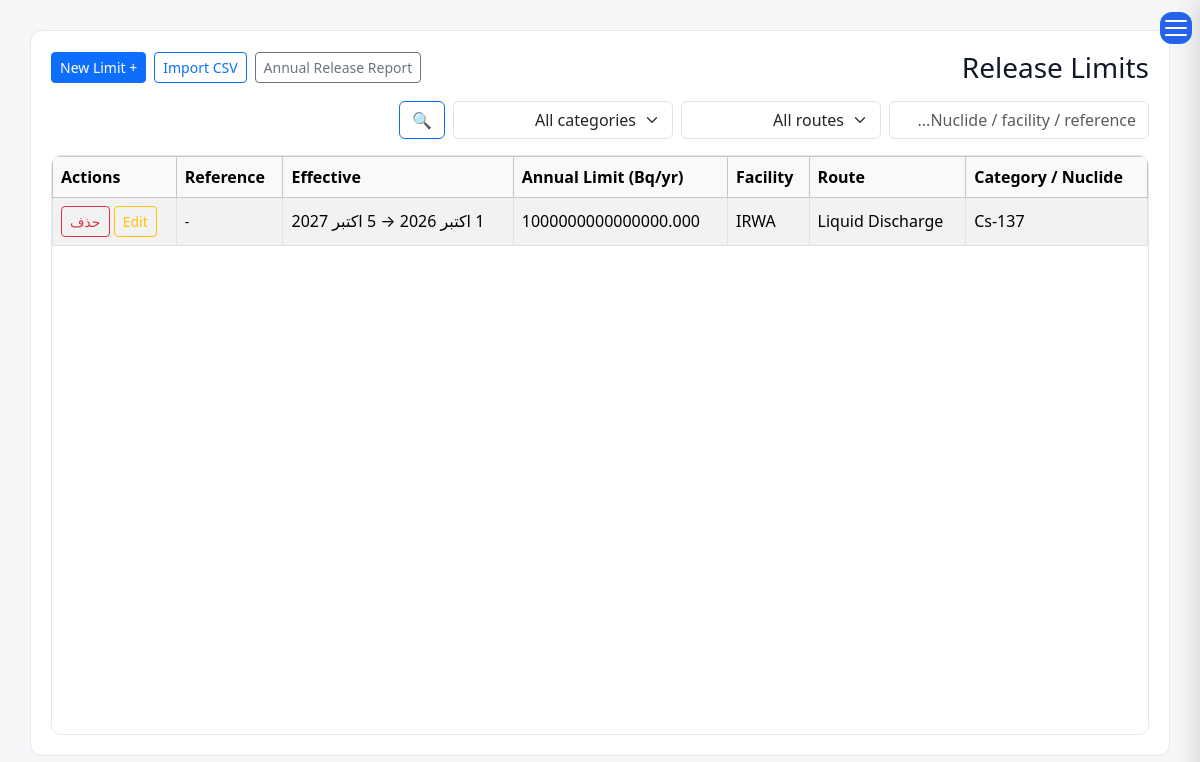
/waste/release-limits/ (signed in), run on an earlier commit of the app's database.
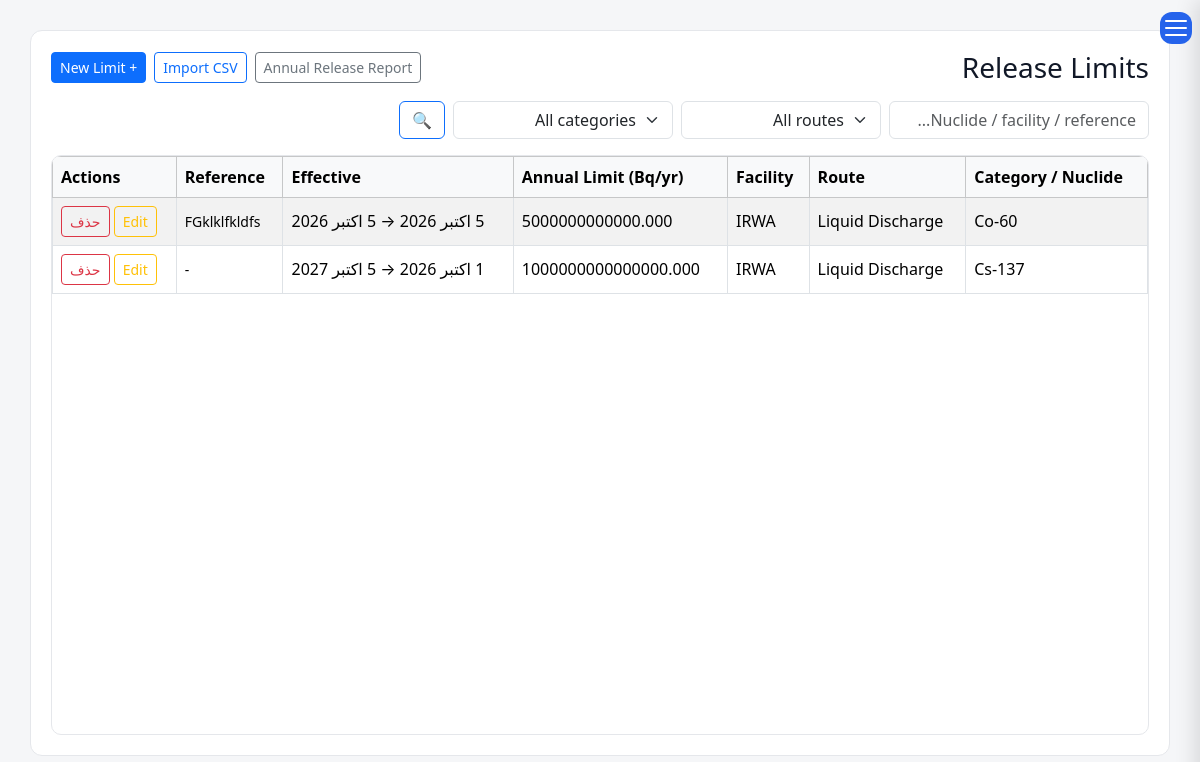
And on a later commit of the database.
### waste/models.py (models this page shows, shortened)
class ReleaseLimit(models.Model):
    category = models.CharField(_("Category"), max_length=12, choices=ReleaseLimitCategory.choices, default=ReleaseLimitCategory.NUCLIDE)
    radionuclide = models.ForeignKey(
        "reference.Nuclides", verbose_name=_("Radionuclide"), on_delete=models.CASCADE,
        null=True, blank=True, related_name="release_limits",
    )
    route = models.CharField(_("Discharge Route"), max_length=10, choices=ReleaseRoute.choices)
    facility = models.ForeignKey(
        FacilityModel, verbose_name=_("Facility"), on_delete=models.CASCADE,
        null=True, blank=True, related_name="release_limits",
        help_text=_("Leave blank for a limit that applies to every facility."),
    )
    annual_limit_bq = models.DecimalField(_("Annual Limit (Bq/year)"), max_digits=20, decimal_places=3)
    effective_from = models.DateField(_("Effective From"))
    effective_to = models.DateField(_("Effective To"), null=True, blank=True)
    reference = models.CharField(_("Regulatory Reference"), max_length=255, blank=True)
    notes = models.TextField(_("Notes"), blank=True)
    class Meta:
        ordering = ["route", "radionuclide__name"]
        verbose_name = _("Release Limit")
        verbose_name_plural = _("Release Limits")

### reference/models.py (models this page shows, shortened)
class Nuclides(models.Model):
    name = models.CharField(max_length=8, unique=True)
    half_life = models.FloatField(null=True, blank=True)
    d_value_bq = models.FloatField(null=True, blank=True)
    atomic_number = models.IntegerField(null=True, blank=True)
    mass_number = models.IntegerField(null=True, blank=True)
    decay_mode = models.CharField(max_length=50, null=True, blank=True)
    decay_constant = models.FloatField(null=True, blank=True)  # 1/sec
    specific_activity_bq_per_g = models.FloatField(null=True, blank=True)
    alpha_energy_mev = models.FloatField(null=True, blank=True)
    beta_max_energy_mev = models.FloatField(null=True, blank=True)
    gamma_energy_mev = models.FloatField(null=True, blank=True)
    gamma_yield = models.FloatField(null=True, blank=True)  # photons/decay
    neutron_emitter = models.BooleanField(default=False)
    neutron_yield_n_per_s = models.FloatField(null=True, blank=True)
    dose_rate_constant_usv_m2_per_h_gbq = models.FloatField(null=True, blank=True)
    half_value_layer_lead_mm = models.FloatField(null=True, blank=True)
    half_value_layer_concrete_mm = models.FloatField(null=True, blank=True)
    iaea_category = models.IntegerField(null=True, blank=True)
    parent_nuclide = models.CharField(max_length=20, null=True, blank=True)
    daughter_nuclide = models.CharField(max_length=20, null=True, blank=True)
    beta_emission_probability = models.FloatField(
        null=True, blank=True,
        help_text="Fraction (0-1) of this nuclide's decays that emit a beta particle. 1.0 for a "
                   "single-mode beta emitter (Cs-137, Co-60, Sr-90...); the real branching fraction "
                   "for a mixed-mode nuclide (e.g. K-40 = 0.8928, 89.28% beta / 10.72% EC); leave blank "
                   "if this nuclide doesn't emit beta at all.",
    )
    alpha_emission_probability = models.FloatField(
        null=True, blank=True,
        help_text="Same idea, for alpha emission. 1.0 for a pure alpha emitter (Am-241, Ra-226...); "
                   "the branching fraction for a mixed-mode nuclide; blank if not an alpha emitter.",
    )
    is_sealed_source_common = models.BooleanField(default=False)
    def __str__(self):
        return self.name

### facilities/models.py (models this page shows)
class FacilityModel(models.Model):
    name = models.CharField(
        _("Facility Name"),
        max_length=255, blank=True,null=True
    )
    responsible_person = models.CharField(
        _("Responsible Person"),
        max_length=150, blank=True,null=True
    )
    telephone = models.CharField(
        _("Telephone"),
        max_length=50, blank=True,null=True
    )
    email = models.EmailField(
        _("Email"),
        blank=True,null=True
    )
    address1 = models.CharField(
        _("Address Line 1"),
        max_length=255, blank=True,null=True
    )
    address2 = models.CharField(
        _("Address Line 2"),
        max_length=255,
         blank=True,null=True
    )
    postal_code = models.CharField(
        _("Postal Code"),
        max_length=20,
         blank=True,null=True
    )
    national_id = models.CharField(
        _("National ID"),
        max_length=50,
         blank=True,null=True
    )
    economic_code = models.CharField(
        _("Economic Code"),
        max_length=50,
         blank=True,null=True
    )
    created_at = models.DateTimeField(
        _("Created At"),
        auto_now_add=True
    )
    updated_at = models.DateTimeField(
        _("Updated At"),
        auto_now=True
    )
    class Meta:
        ordering = ["name"]
        verbose_name = _("Facility")
        verbose_name_plural = _("Facilities")
        constraints = [
            models.UniqueConstraint(
                fields=["national_id"],
                name="unique_facility_national_id",
                condition=models.Q(national_id__isnull=False),
            ),
            models.UniqueConstraint(
                fields=["postal_code"],
                name="unique_facility_postal_code",
                condition=models.Q(postal_code__isnull=False),
            ),
            models.UniqueConstraint(
                fields=["economic_code"],
                name="unique_facility_economic_code",
                condition=models.Q(economic_code__isnull=False),
            ),
        ]
    def __str__(self):
        return str(self.name) if self.name else _("Unnamed Facility")

### waste/views.py (the view)
# urls.py: path("release-limits/", views.release_limit_list, name="release_limit_list"),
def release_limit_list(request):
    qs = ReleaseLimit.objects.select_related("radionuclide", "facility").order_by("route", "radionuclide__name", "-effective_from")
    route = request.GET.get("route", "")
    category = request.GET.get("category", "")
    search = request.GET.get("search", "")
    if route:
        qs = qs.filter(route=route)
    if category:
        qs = qs.filter(category=category)
    if search:
        qs = qs.filter(
            Q(radionuclide__name__icontains=search)
            | Q(reference__icontains=search)
            | Q(facility__name__icontains=search)
        )
    paginator = Paginator(qs, 25)
    page_obj = paginator.get_page(request.GET.get("page"))
    return render(request, "waste/release_limit_list.html", {
        "page_obj": page_obj, "route": route, "category": category, "search": search,
        "routes": ReleaseRoute.choices, "categories": ReleaseLimitCategory.choices,
    })

### templates/waste/release_limit_list.html (shortened to what this page needs)
{% extends "base.html" %}
{% load i18n %}
{% block content %}
<div class="content">
<div class="d-flex justify-content-between align-items-center mb-3">
    <h3 class="mb-0">{% trans "Release Limits" %}</h3>
    <div class="d-flex gap-2">
        <a href="{% url 'release_annual_report' %}" class="btn btn-outline-secondary btn-sm">{% trans "Annual Release Report" %}</a>
        <a href="{% url 'release_limit_import_csv' %}" class="btn btn-outline-primary btn-sm">{% trans "Import CSV" %}</a>
        <a href="{% url 'release_limit_create' %}" class="btn btn-primary btn-sm">+ {% trans "New Limit" %}</a>
    </div>
</div>
<form method="get" class="d-flex gap-2 mb-3 flex-wrap">
    <input type="text" name="search" class="form-control" style="max-width:260px" placeholder="{% trans 'Nuclide / facility / reference...' %}" value="{{ search }}">
    <select name="route" class="form-select" style="max-width:200px" onchange="this.form.submit()">
        <option value="">{% trans "All routes" %}</option>
    </select>
    <select name="category" class="form-select" style="max-width:220px" onchange="this.form.submit()">
        <option value="">{% trans "All categories" %}</option>
    </select>
    <button class="btn btn-outline-primary">🔍</button>
</form>
<div class="table-scroll">
<table class="table table-bordered table-striped align-middle">
<thead class="table-light">
<tr>
    <th>{% trans "Category / Nuclide" %}</th>
    <th>{% trans "Route" %}</th>
    <th>{% trans "Facility" %}</th>
    <th>{% trans "Annual Limit (Bq/yr)" %}</th>
    <th>{% trans "Effective" %}</th>
    <th>{% trans "Reference" %}</th>
    <th>{% trans "Actions" %}</th>
</tr>
</thead>
<tbody>
{% for limit in page_obj %}
<tr>
    <td>{% if limit.radionuclide %}{{ limit.radionuclide }}{% else %}<span class="badge bg-secondary">{{ limit.get_category_display }}</span>{% endif %}</td>
    <td>{{ limit.get_route_display }}</td>
    <td>{{ limit.facility|default:"— all —" }}</td>
    <td>{{ limit.annual_limit_bq }}</td>
    <td>{{ limit.effective_from }}{% if limit.effective_to %} → {{ limit.effective_to }}{% else %} →{% trans " ongoing" %}{% endif %}</td>
    <td class="small">{{ limit.reference|default:"-"|truncatechars:40 }}</td>
    <td>
        <a href="{% url 'release_limit_edit' limit.pk %}" class="btn btn-sm btn-outline-warning">{% trans "Edit" %}</a>
        <form method="post" action="{% url 'release_limit_delete' limit.pk %}" class="d-inline"
              onsubmit="return confirm('{% trans "Delete this release limit?" %}');">
            <button type="submit" class="btn btn-sm btn-outline-danger">{% trans "Delete" %}</button>
        </form>
    </td>
</tr>
{% empty %}
<tr><td colspan="7" class="text-center text-muted">{% trans "No release limits yet." %}</td></tr>
{% endfor %}
</tbody>
</table>
</div>
</div>
{% endblock %}

What changed in the data, as far as the page shows it:
added ReleaseLimit: radionuclide "Co-60", route "Liquid Discharge", facility "IRWA", annual_limit_bq "5000000000000.000", effective_to "5 اکتبر 2026", reference "FGklklfkldfs"
